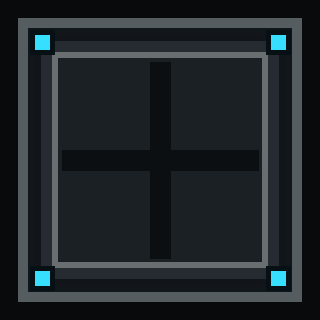
#> input picture assets/game-art/z-pixel-v2/normalized/structures/runtime/tower-socket-cover-v1.png, 320 x 320 px
$ python -i build_turret_activation_assets.py   (imports and definitions only)
#> lines starting #> are read from the running program, lines starting #| are printed output that depends on the picture; after the words box and inside, x2 and y2 are one past the last pixel; in counts of white or black regions, pixels touching at a corner belong together
#!/usr/bin/env python3
"""Convert decoded MP4 frames into deterministic turret activation sprites.

Each supplied three-second video decodes to 73 images because it includes the
sample at exactly 3.000 seconds. Runtime sheets use video frames 0 through 70
and replace frame 71 with the exact active runtime composite. This produces 72
frames at 24 fps while guaranteeing a seamless final state.

Only the black region connected to the outside of the square installation is
removed. Black pixels inside the trap-door silo and turret mechanisms remain
opaque. Every decoded frame is normalized by its outer square silhouette to
remove video-generation framing jitter before being packed horizontally.
"""

from __future__ import annotations

import argparse
import hashlib
import json
from pathlib import Path

import numpy as np
from PIL import Image, ImageDraw


ROOT = Path(__file__).resolve().parents[1]
PACK = ROOT / "assets" / "game-art" / "z-pixel-v2"
SOURCES = PACK / "source-videos" / "runtime-activation"
DEFAULT_FRAME_ROOT = PACK / "source-frames" / "runtime-activation"
RUNTIME = PACK / "normalized" / "structures" / "runtime"
OUTPUT = RUNTIME / "activation"
MANIFEST = PACK / "runtime-activation.json"

DECODED_FRAME_COUNT = 73
VIDEO_FRAME_COUNT = 71
FRAME_COUNT = 72
FRAME_SIZE = 112
FPS = 24
DURATION_S = FRAME_COUNT / FPS
PREVIEW_COLUMNS = 12
PREVIEW_ROWS = 6
REPLENISH_PULSE_S = 0.35
TOWER_ART_SIZE = 88
BLACK_KEY_THRESHOLD = 8
RUNTIME_BLACK_KEY_THRESHOLD = 24
MIN_FOREGROUND_ROW_PIXELS = 32
ALPHA_CUTOFF = 3

TOWER_TYPES = {
    "machine-gun": {"head_version": 1},
    "flamethrower": {"head_version": 1},
    "mortar": {"head_version": 1},
    "tesla-coil": {"head_version": 2},
}

TIMELINE = [
    {"frames": [0, 16], "time_s": [0.0, 0.7], "stage": "trap_door_emergence"},
    {"frames": [17, 30], "time_s": [0.7, 1.3], "stage": "stabilizer_lock"},
    {"frames": [31, 47], "time_s": [1.3, 2.0], "stage": "weapon_extension"},
    {"frames": [48, 64], "time_s": [2.0, 2.7], "stage": "boot_calibration"},
    {"frames": [65, 71], "time_s": [2.7, 3.0], "stage": "active_settle"},
]


def clean_alpha(image: Image.Image) -> Image.Image:
    image = image.convert("RGBA")
    alpha = image.getchannel("A").point(
        lambda value: 0 if value < ALPHA_CUTOFF else value
    )
    image.putalpha(alpha)
    return image


def remove_surrounding_black(image: Image.Image) -> Image.Image:
    """Make only the exterior black field transparent.

    The outer installation rim is present throughout every source video. For
    each occupied scanline, filling between its first and last non-black pixel
    preserves dark silo/mechanical pixels inside that closed rim while dropping
    the black field surrounding it.
    """

    rgba = np.asarray(image.convert("RGBA")).copy()
    intensity = rgba[:, :, :3].max(axis=2)
    foreground = intensity > BLACK_KEY_THRESHOLD
    occupied_rows = np.flatnonzero(
        foreground.sum(axis=1) >= MIN_FOREGROUND_ROW_PIXELS
    )
    if occupied_rows.size == 0:
        raise RuntimeError("decoded video frame contains no visible installation")

    alpha = np.zeros(foreground.shape, dtype=np.uint8)
    for y in occupied_rows:
        columns = np.flatnonzero(foreground[y])
        alpha[y, columns[0] : columns[-1] + 1] = 255
    rgba[:, :, 3] = alpha
    return Image.fromarray(rgba, mode="RGBA")


def key_runtime_exterior(image: Image.Image) -> Image.Image:
    """Remove dark pixels connected to the runtime frame's outside edge."""

    image = image.convert("RGBA")
    rgba = np.asarray(image).copy()
    dark = rgba[:, :, :3].max(axis=2) <= RUNTIME_BLACK_KEY_THRESHOLD
    # A one-pixel dark border guarantees a reliable exterior seed even when a
    # generated square drifts against one edge of the normalized crop.
    candidate = np.full((FRAME_SIZE + 2, FRAME_SIZE + 2), 255, dtype=np.uint8)
    candidate[0, :] = 0
    candidate[-1, :] = 0
    candidate[:, 0] = 0
    candidate[:, -1] = 0
    candidate[1:-1, 1:-1][dark] = 0
    # Copy detaches the PIL image from NumPy's read-only array storage so the
    # flood fill can mutate it.
    mask = Image.fromarray(candidate, mode="L").copy()
    ImageDraw.floodfill(mask, (0, 0), 128, thresh=0)
    exterior = np.asarray(mask)[1:-1, 1:-1] == 128
    rgba[:, :, 3][exterior] = 0
    return Image.fromarray(rgba, mode="RGBA")


def normalize_video_frame(image: Image.Image) -> Image.Image:
    keyed = remove_surrounding_black(image)
    bounds = keyed.getchannel("A").getbbox()
    if not bounds:
        raise RuntimeError("black-keyed video frame contains no visible pixels")
    left, top, right, bottom = bounds
    side = max(right - left, bottom - top)
    center_x = (left + right) / 2
    center_y = (top + bottom) / 2
    crop_box = (
        round(center_x - side / 2),
        round(center_y - side / 2),
        round(center_x + side / 2),
        round(center_y + side / 2),
    )
    square = keyed.crop(crop_box)
    return key_runtime_exterior(
        clean_alpha(
            square.resize((FRAME_SIZE, FRAME_SIZE), Image.Resampling.LANCZOS)
        )
    )


# [49 lines left out: functions decoded_frames, active_runtime_frame, pack_frames, preview_sheet, not called in this run]


def digest(path: Path) -> str:
    return hashlib.sha256(path.read_bytes()).hexdigest()


# [96 lines left out: functions build_tower, main, not called in this run]


# [2 lines not run here, left out]

>>> from PIL import Image
>>> picture = Image.open('../assets/game-art/z-pixel-v2/normalized/structures/runtime/tower-socket-cover-v1.png')
#> picture is the input picture: PIL image 320x320 RGBA; mean R, G, B, A 31.6, 37.7, 41.8, 255
>>> result = normalize_video_frame(picture)
#> in remove_surrounding_black, `foreground = intensity > BLACK_KEY_THRESHOLD`: foreground: shape (320, 320) bool; every value is 1
#> in remove_surrounding_black, `occupied_rows = np.flatnonzero( foreground.sum(axis=1) >= MIN_FOREGROU..`: occupied_rows = 320 values from 0 to 319
#> after the loop in remove_surrounding_black, `for y in occupied_rows:`: alpha: shape (320, 320); every value is 255
#> in normalize_video_frame, `bounds = keyed.getchannel("A").getbbox()`: bounds = (0, 0, 320, 320)
#> in normalize_video_frame, `left, top, right, bottom = bounds`: left = 0; right = 320
#> in normalize_video_frame, `center_x = (left + right) / 2`: center_x = 160
#> in normalize_video_frame, `crop_box = ( round(center_x - side / 2), round(center_y - side / 2), r..`: crop_box = (0, 0, 320, 320)
#> in clean_alpha, `image = image.convert("RGBA")`:
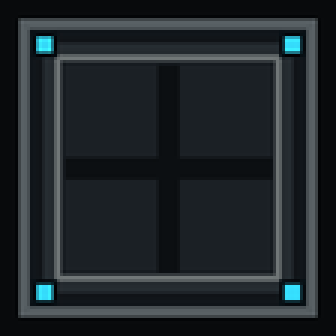
#> image: PIL image 112x112 RGBA (shown 3 times larger); mean R, G, B, A 31.6, 37.7, 41.7, 255
#> in clean_alpha, `alpha = image.getchannel("A").point( lambda value: 0 if value < ALPHA_..`: alpha: PIL image 112x112 L; every value is 255
#> in key_runtime_exterior, `dark = rgba[:, :, :3].max(axis=2) <= RUNTIME_BLACK_KEY_THRESHOLD`:
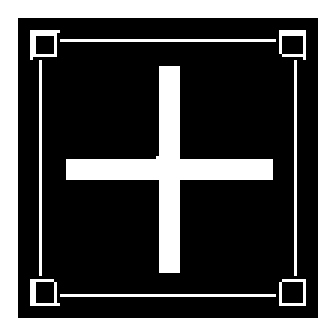
#> dark: shape (112, 112) bool (shown 3 times larger); 31.1% white; 10 white regions, largest, box (x1, y1, x2, y2) and area: (0, 0, 112, 112) 2544, (22, 22, 91, 91) 918, (20, 13, 92, 14) 72
#> in key_runtime_exterior, `mask = Image.fromarray(candidate, mode="L").copy()`:
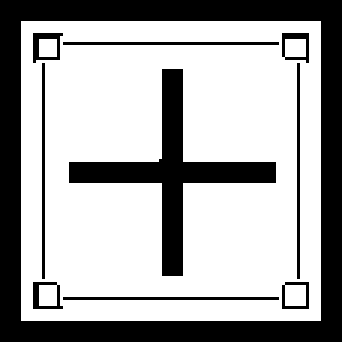
#> mask: PIL image 114x114 L (shown 3 times larger); 66.5% white; 10 black regions, largest, box (x1, y1, x2, y2) and area: (0, 0, 114, 114) 2996, (23, 23, 92, 92) 918, (21, 14, 93, 15) 72
#> in key_runtime_exterior, `ImageDraw.floodfill(mask, (0, 0), 128, thresh=0)`:
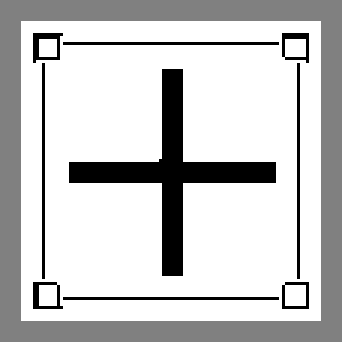
#> mask: PIL image 114x114 L (shown 3 times larger); min 0, max 255, mean 199
#> in key_runtime_exterior, `exterior = np.asarray(mask)[1:-1, 1:-1] == 128`:
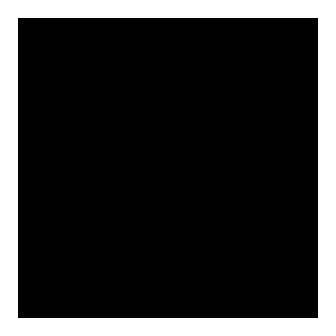
#> exterior: shape (112, 112) bool (shown 3 times larger); 20.3% white; 1 white region, box (x1, y1, x2, y2) and area: (0, 0, 112, 112) 2544
#> in key_runtime_exterior, `rgba[:, :, 3][exterior] = 0`:
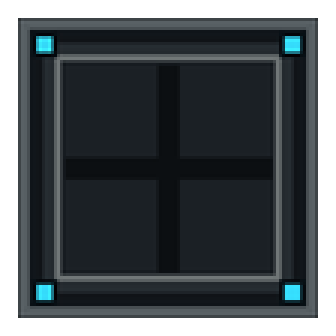
#> rgba: shape (112, 112, 4) (shown 3 times larger); mean R, G, B, A 31.6, 37.7, 41.7, 203.3; transparent parts drawn white
